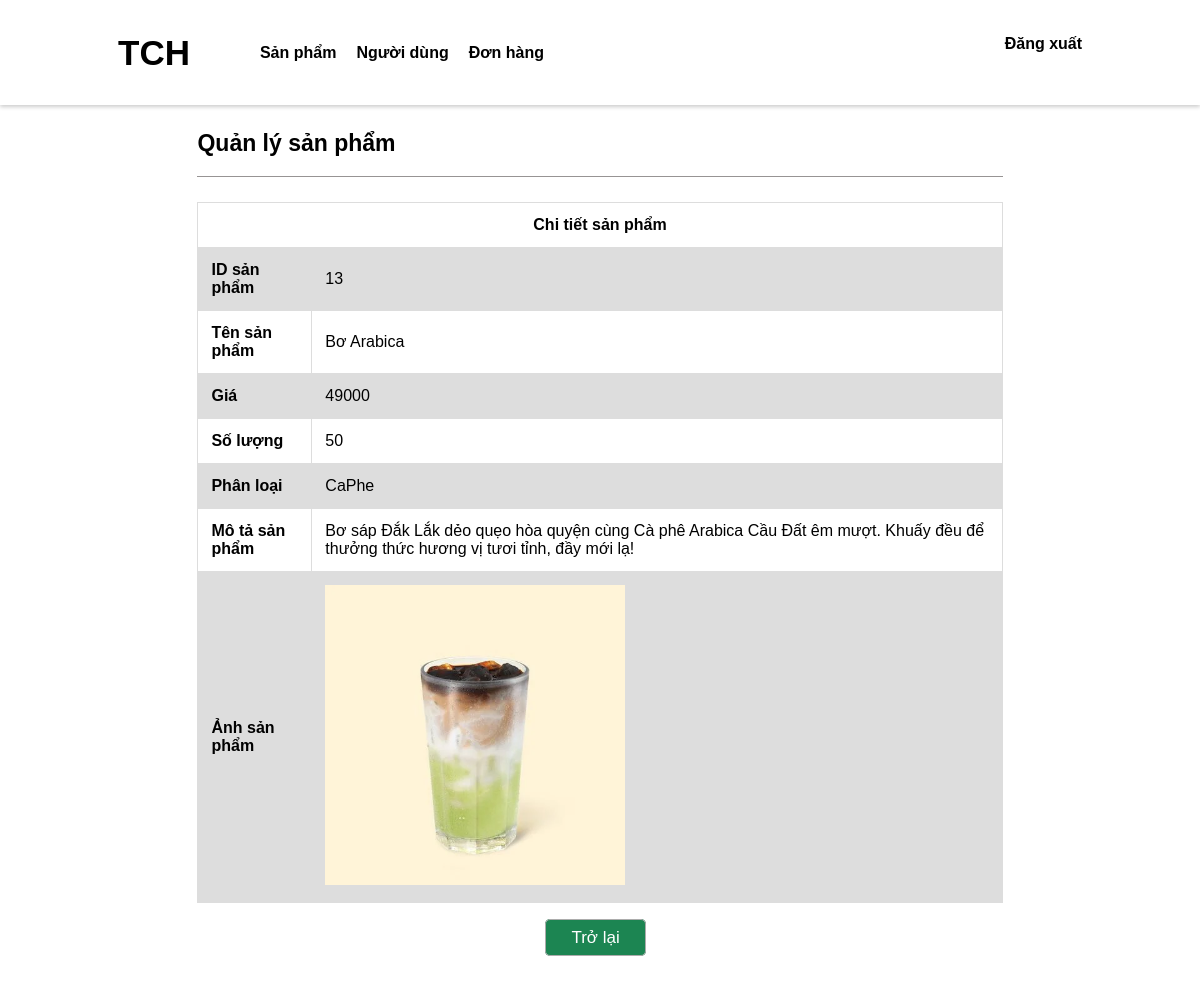
/admin/xemCT_SP.php?id=13 (signed in), run on the app's committed database.
### tables this page shows
CREATE TABLE `san_pham` (
  `id` bigint NOT NULL AUTO_INCREMENT,
  `ten` varchar(50) DEFAULT NULL,
  `loai` varchar(50) DEFAULT NULL,
  `so_luong` int DEFAULT NULL,
  `gia` float DEFAULT NULL,
  `mo_ta` text,
  `anh` varchar(255) DEFAULT NULL,
  `trang_thai` tinyint(1) DEFAULT '1',
  PRIMARY KEY (`id`)
);

### php/admin/getObjectById.php (called while the page is built, shortened)
<?php
function getObjectById($con, $tableName, $id)
{
    $sql = "SELECT * FROM $tableName WHERE id = ? ";
    $stmt = $con->prepare($sql);
    if ($stmt) {
        $stmt->bind_param("i", $id);
        $stmt->execute();
        $result = $stmt->get_result();
        return $result->fetch_assoc();
    }
    return null;
}

### admin/xemCT_SP.php (the view, shortened to what this page needs)
<!DOCTYPE html>
<html lang="en">
<head>
    <link rel="stylesheet" href="css/view.css">
</head>
<body>
    <?php
    require('layout/header.php');
    require('../php/admin/getObjectById.php');
    $idProduct = $_GET['id'];
    $product = getObjectById($con, 'san_pham', $idProduct);
    ?>
    <div class="view">
        <div class="title">
            <h2 style="font-size:23px">Quản lý sản phẩm</h2>
        </div>
        <div class="main">
            <form action="">
                <table>
                    <tr>
                        <th colspan="2" style="text-align: center;">Chi tiết sản phẩm</th>
                    </tr>
                    <tr>
                        <th>ID sản phẩm</th>
                        <td><?php echo $product['id'] ?></td>
                    </tr>
                    <tr>
                        <th>Tên sản phẩm</th>
                        <td><?php echo $product['ten'] ?></td>
                    </tr>
                    <tr>
                        <th>Giá</th>
                        <td><?php echo $product['gia'] ?></td>
                    </tr>
                    <tr>
                        <th>Số lượng</th>
                        <td><?php echo $product['so_luong'] ?></td>
                    </tr>
                    <tr>
                        <th>Phân loại</th>
                        <td><?php echo $product['loai'] ?></td>
                    </tr>
                    <tr>
                        <th>Mô tả sản phẩm</th>
                        <td><?php echo $product['mo_ta'] ?></td>
                    </tr>
                    <tr>
                        <th>Ảnh sản phẩm</th>
                        <td><img src="img/<?php echo $product['anh'] ?>" width="300px" height="300px"></td>
                    </tr>
                </table>
                <div class="submit">
                    <a href="quanLySP.php" style="background-color: #1C8552; color : white;">Trở lại</a>
                </div>
            </form>
        </div>
    </div>
</body>
</html>

### admin/css/view.css (style rules this page uses)
.view { margin: 130px auto; height: 100vh; width:68%; font-family: Arial, sans-serif; }
.view .title { border-bottom: 1px solid #979494; margin: 25px 0px 25px 0px; font-size: 24px; }
.main table { font-family: arial, sans-serif; border-collapse: collapse; width: 100%; }
td, th { border: 1px solid #dddddd; text-align: left; padding: 13px; }
tr:nth-child(even) { background-color: #dddddd; }
.submit { margin: 25px 43.2%; }
.submit > a { text-decoration: none; border-radius: 5px; border:1px solid #acacac; padding:8px 23%; height:20px; font-size: 17px; }

### data on the page
san_pham: id "13", ten "Bơ Arabica", gia "49000", so_luong "50", loai "CaPhe", mo_ta "Bơ sáp Đắk Lắk dẻo quẹo hòa quyện cùng Cà phê Arabica Cầu Đất êm mượt. Khuấy đều để thưởng thức hương vị tươi tỉnh, đầy mới lạ!", anh (picture)
